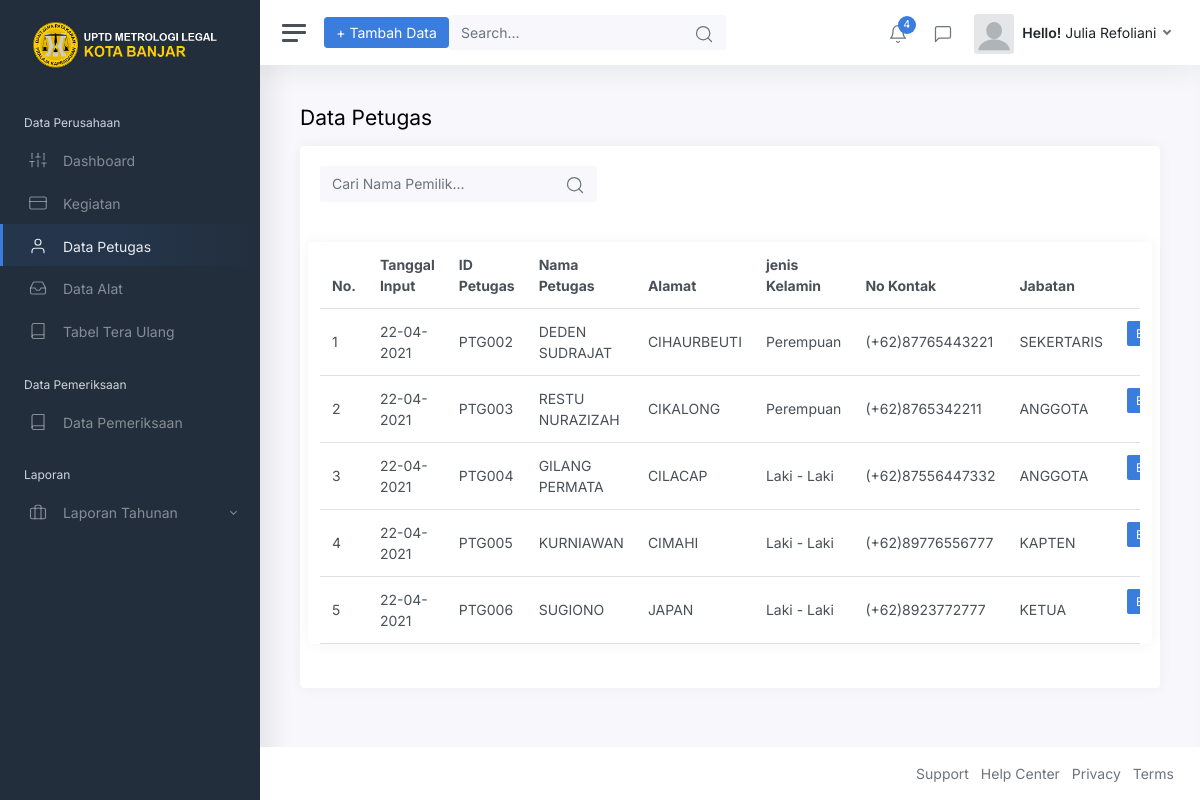
/view/data_petugas.php?pesan=update, run on the app's committed database.
### tables this page shows
CREATE TABLE `tbl_petugas` (
  `tanggal_input` varchar(20) NOT NULL,
  `kode_petugas` varchar(30) NOT NULL,
  `nm_petugas` varchar(40) NOT NULL,
  `alamat` text NOT NULL,
  `gender` varchar(20) NOT NULL,
  `telp` varchar(20) NOT NULL,
  `jabatan` varchar(20) NOT NULL
);

### view/data_petugas.php (the view, shortened to what this page needs)
<!DOCTYPE html>
<html lang="en">
<head>
	<link href="https://cdnjs.cloudflare.com/ajax/libs/select2/4.0.7/css/select2.min.css" rel="stylesheet" />
	<link href="../css/app.css" rel="stylesheet">
</head>
<body>
	<div class="wrapper">
		<nav id="sidebar" class="sidebar">
		<?php
		include '../asset/sidebar_menu.php';
		?>
		</nav>
		<div class="main">
			<nav class="navbar navbar-expand navbar-light navbar-bg">
				<a class="sidebar-toggle d-flex">
          <i class="hamburger align-self-center"></i>
        </a>
        		<a href="input_anggota.php"><button type="submit" class="btn btn-primary">+ Tambah Data</button></a>
				<form class="d-none d-sm-inline-block">
					<div class="input-group input-group-navbar">
						<input type="text" class="form-control" placeholder="Search…" aria-label="Search">
						<button class="btn" type="button">
              <i class="align-middle" data-feather="search"></i>
            </button>
					</div>
				</form>
				<div class="navbar-collapse collapse">
					<ul class="navbar-nav navbar-align">
						<li class="nav-item dropdown">
							<a class="nav-icon dropdown-toggle" href="#" id="alertsDropdown" data-bs-toggle="dropdown">
								<div class="position-relative">
									<i class="align-middle" data-feather="bell"></i>
									<span class="indicator">4</span>
								</div>
							</a>
						</li>
						<li class="nav-item dropdown">
							<a class="nav-icon dropdown-toggle" href="#" id="messagesDropdown" data-bs-toggle="dropdown">
								<div class="position-relative">
									<i class="align-middle" data-feather="message-square"></i>
								</div>
							</a>
						</li>
						<?php
						include '../asset/top-menu.php'
						?>
						</li>
					</ul>
				</div>
			</nav>
			<main class="content">
				<div class="container-fluid p-0">
				<h1 class="h3 mb-3">Data Petugas</h1>
						<div class="col-12">
							<div class="card">
							<div class="card-body">
						<form class="d-none d-sm-inline-block">
					<div class="input-group input-group-navbar">
						<input type="text" class="form-control" placeholder="Cari Nama Pemilik..." aria-label="Search"  id="myInput" onkeyup="myFunction()">
						<button class="btn" type="button">
             			<i class="align-middle" data-feather="search"></i>
           				</button>
					</div>
					</div>
								<div class="a">
								<div class="card-body">
								<div class="row">
							<div class="card flex-fill">
								<div style="overflow-x:auto;">
								<table class="table table-hover my-0 " id="myTable">
									<thead>
										<tr>
											<th >No.</th>
											<th>Tanggal Input</th>
											<th>ID Petugas</th>
											<th>Nama Petugas</th>
											<th>Alamat</th>
											<th>jenis Kelamin</th>
											<th>No Kontak</th>
											<th >Jabatan</th>
											<th></th>
										</tr>
									</thead>
									<tbody>
									<?php
									include '../asset/koneksi.php';
     								$query = "SELECT * FROM tbl_petugas";
      								$result = mysqli_query($link, $query);
      $no = 0;
      while($data = mysqli_fetch_assoc($result))
      {
       $no++;
        echo "<tr>";
        echo "<td>$no</td>";
		echo "<td>$data[tanggal_input]</td>";
        echo "<td>$data[kode_petugas]</td>";
		echo "<td> $data[nm_petugas]</td>";
        echo "<td >$data[alamat]</td>";
		echo "<td>$data[gender]</td>";
        echo "<td>$data[telp]</td>";
		echo "<td>$data[jabatan]</td>";
       echo '<td class="d-none d-xl-table-cell ">
		  <div class="btn-group btn-group-sm mb-3" role="group" aria-label="Small button group">
		  <a href="edit_anggota.php?id='.$data['kode_petugas'].'" class="btn btn-primary">Edit</a>
		  <a href="../asset/aksi_tabel_tera/hapus_anggota.php?id='.$data['kode_petugas'].'" class="btn btn-danger"> <i class="align-middle me-1" data-feather="trash-2"></i></a>
        </td>';
        echo "</tr>";
      }
      ?>
		</tbody>
		</table>
											</div>
										</div>
									</div>
								</div>
							</div>
						</div>
					</div>
				</div>
			</main>
			<footer class="footer">
				<div class="container-fluid">
					<div class="row text-muted">
						<div class="col-6 text-start">
						</div>
						<div class="col-6 text-end">
							<ul class="list-inline">
								<li class="list-inline-item">
									<a class="text-muted" href="#">Support</a>
								</li>
								<li class="list-inline-item">
									<a class="text-muted" href="#">Help Center</a>
								</li>
								<li class="list-inline-item">
									<a class="text-muted" href="#">Privacy</a>
								</li>
								<li class="list-inline-item">
									<a class="text-muted" href="#">Terms</a>
								</li>
							</ul>
						</div>
					</div>
				</div>
			</footer>
		</div>
	</div>
</body>
</html>

### data on the page
tbl_petugas: tanggal_input "22-04-2021", kode_petugas "PTG002", nm_petugas "DEDEN SUDRAJAT", alamat "CIHAURBEUTI", gender "Perempuan", telp "(+62)87765443221", jabatan "SEKERTARIS"
tbl_petugas: tanggal_input "22-04-2021", kode_petugas "PTG003", nm_petugas "RESTU NURAZIZAH", alamat "CIKALONG", gender "Perempuan", telp "(+62)8765342211", jabatan "ANGGOTA"
tbl_petugas: tanggal_input "22-04-2021", kode_petugas "PTG004", nm_petugas "GILANG PERMATA", alamat "CILACAP", gender "Laki - Laki", telp "(+62)87556447332", jabatan "ANGGOTA"
tbl_petugas: tanggal_input "22-04-2021", kode_petugas "PTG005", nm_petugas "KURNIAWAN", alamat "CIMAHI", gender "Laki - Laki", telp "(+62)89776556777", jabatan "KAPTEN"
tbl_petugas: tanggal_input "22-04-2021", kode_petugas "PTG006", nm_petugas "SUGIONO", alamat "JAPAN", gender "Laki - Laki", telp "(+62)8923772777", jabatan "KETUA"
